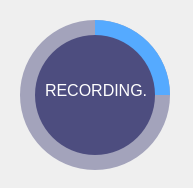
<?xml version="1.0" encoding="UTF-8"?>
<ui version="4.0">
 <class>splashScreen</class>
 <widget class="QMainWindow" name="splashScreen">
  <property name="geometry">
   <rect>
    <x>0</x>
    <y>0</y>
    <width>193</width>
    <height>188</height>
   </rect>
  </property>
  <property name="windowTitle">
   <string>MainWindow</string>
  </property>
  <widget class="QWidget" name="centralwidget">
   <widget class="QFrame" name="circularProgressBarBase">
    <property name="geometry">
     <rect>
      <x>10</x>
      <y>10</y>
      <width>171</width>
      <height>171</height>
     </rect>
    </property>
    <property name="frameShape">
     <enum>QFrame::NoFrame</enum>
    </property>
    <property name="frameShadow">
     <enum>QFrame::Raised</enum>
    </property>
    <widget class="QFrame" name="circularProgress">
     <property name="geometry">
      <rect>
       <x>10</x>
       <y>10</y>
       <width>150</width>
       <height>150</height>
      </rect>
     </property>
     <property name="styleSheet">
      <string notr="true">QFrame{
	border-radius: 75px;
	background-color: qconicalgradient(cx:0.5, cy:0.5, angle:90, stop:0.749 rgba(255, 0, 127, 0), stop:0.750 rgba(85, 170, 255, 255));
}</string>
     </property>
     <property name="frameShape">
      <enum>QFrame::NoFrame</enum>
     </property>
     <property name="frameShadow">
      <enum>QFrame::Raised</enum>
     </property>
     <widget class="QFrame" name="container">
      <property name="geometry">
       <rect>
        <x>15</x>
        <y>15</y>
        <width>120</width>
        <height>120</height>
       </rect>
      </property>
      <property name="styleSheet">
       <string notr="true">QFrame{
	border-radius: 60px;
	background-color: rgb(77, 77, 127);
}</string>
      </property>
      <property name="frameShape">
       <enum>QFrame::NoFrame</enum>
      </property>
      <property name="frameShadow">
       <enum>QFrame::Raised</enum>
      </property>
      <widget class="QWidget" name="layoutWidget">
       <property name="geometry">
        <rect>
         <x>10</x>
         <y>20</y>
         <width>101</width>
         <height>71</height>
        </rect>
       </property>
       <layout class="QGridLayout" name="gridLayout">
        <item row="0" column="0">
         <widget class="QLabel" name="labelTitle">
          <property name="font">
           <font>
            <family>Segoe UI</family>
            <pointsize>12</pointsize>
           </font>
          </property>
          <property name="styleSheet">
           <string notr="true">background-color: none;
color: #FFFFFF</string>
          </property>
          <property name="text">
           <string>&lt;html&gt;&lt;head/&gt;&lt;body&gt;&lt;p&gt;RECORDING...&lt;/p&gt;&lt;/body&gt;&lt;/html&gt;</string>
          </property>
          <property name="alignment">
           <set>Qt::AlignCenter</set>
          </property>
         </widget>
        </item>
       </layout>
      </widget>
     </widget>
    </widget>
    <widget class="QFrame" name="circularBg">
     <property name="geometry">
      <rect>
       <x>10</x>
       <y>10</y>
       <width>150</width>
       <height>150</height>
      </rect>
     </property>
     <property name="styleSheet">
      <string notr="true">QFrame{
	border-radius: 75px;
	background-color: rgba(77, 77, 127, 120);
}</string>
     </property>
     <property name="frameShape">
      <enum>QFrame::NoFrame</enum>
     </property>
     <property name="frameShadow">
      <enum>QFrame::Raised</enum>
     </property>
    </widget>
    <zorder>circularBg</zorder>
    <zorder>circularProgress</zorder>
   </widget>
  </widget>
 </widget>
 <resources/>
 <connections/>
</ui>
